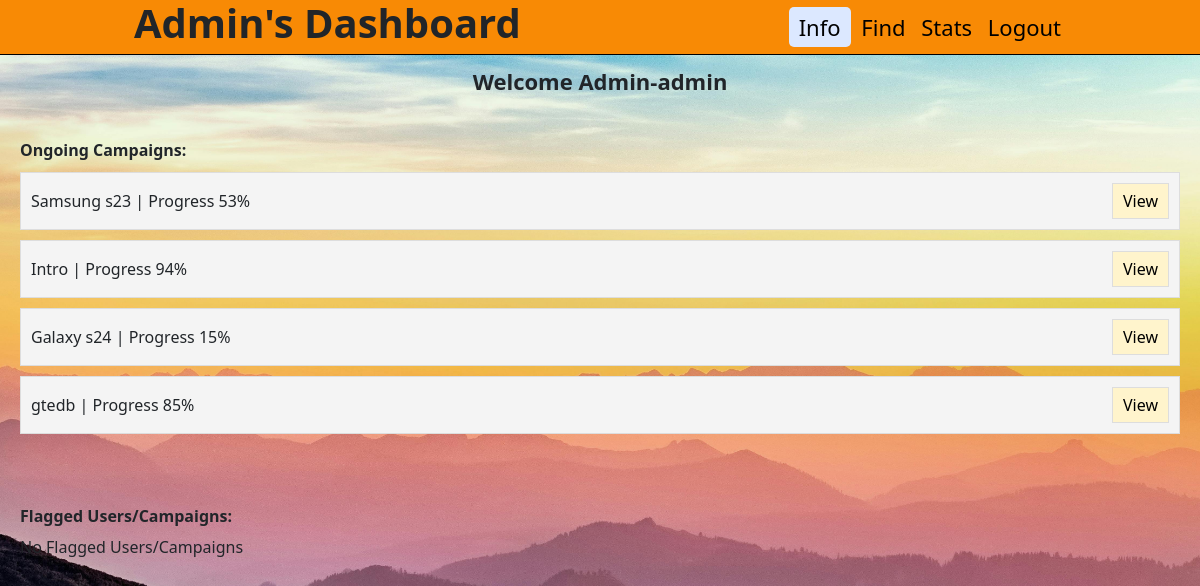
Screenshot of /admindashboard (signed in) with the database file from the repository.
### backend/models.py (models this page shows)
class Campaign_Info(db.Model):
    __tablename__="campaign_info"
    id=db.Column(db.Integer,primary_key=True)
    name=db.Column(db.String,nullable=False)
    description=db.Column(db.String,nullable=False)
    start_date=db.Column(db.String,nullable=False)
    end_date=db.Column(db.String,nullable=False)
    budget=db.Column(db.String,nullable=False)
    visibility=db.Column(db.String,nullable=False,default="private")
    goals=db.Column(db.String,nullable=False)
    niche=db.Column(db.String,nullable=False,default="Not specific")
    sponsor_id=db.Column(db.Integer,db.ForeignKey("sponsor_info.id"),nullable=False)
    adrequest_info=db.relationship("Adrequest_Info",backref="campaign_info")
    flagged=db.Column(db.String,nullable=False,default="NO")

### backend/controllers.py (the view)
@app.route("/admindashboard", methods=["GET", "POST"])
def admindashboard():
    if 'admin' not in session:
        return redirect(url_for('adminlogin'))
    uname = session.get('admin')
    campaigns = fetch_campaigns()
    flagged_campaigns = Campaign_Info.query.filter_by(flagged="YES").all()
    flagged_influencers = Influencer_Info.query.filter_by(flagged="YES").all()
    flagged_sponsors = Sponsor_Info.query.filter_by(flagged="YES").all()
    flagged_list = {}
    for campaign in flagged_campaigns:
        flagged_list[f"campaign_{campaign.id}"] = [
            "campaign", campaign.name, campaign.sponsor_info.name, campaign.description,
            campaign.start_date, campaign.end_date, campaign.budget, campaign.visibility, campaign.goals
        ]
    for influencer in flagged_influencers:
        flagged_list[f"influencer_{influencer.id}"] = [
            "influencer", influencer.user_name, influencer.platform, influencer.Followers
        ]
    for sponsor in flagged_sponsors:
        flagged_list[f"sponsor_{sponsor.id}"] = [
            "sponsor", sponsor.name, sponsor.industry
        ]
    for campaign in campaigns.values():
        campaign_id = campaign['id']
        ad_requests = Adrequest_Info.query.filter_by(campaign_id=campaign_id).all()
        campaign['ad_requests'] = [{
            'name': ad.name,
            'messages': ad.messages,
            'requirements': ad.requirements,
            'payment_amount': ad.payment_amount,
            'status': ad.status,
            'ad_status_sponsor': ad.ad_status_sponsor
        } for ad in ad_requests]
    return render_template(
        "admindashboard.html",
        user=uname,
        campaigns=campaigns,
        flagged=flagged_list,
    )

### backend/controllers.py (called while the page is built)
def calculate_progress(start_date, end_date):
    start = datetime.strptime(start_date, "%d-%m-%y")
    end = datetime.strptime(end_date, "%d-%m-%y")
    now = datetime.now()
    if now < start:
        return 0
    elif now > end:
        return 100
    else:
        total_duration = (end - start).days
        elapsed_duration = (now - start).days
        progress = (elapsed_duration / total_duration) * 100
        return int(progress)

def fetch_campaigns():
    campaigns = Campaign_Info.query.filter_by(flagged="NO").all()
    campaign_list = {}
    for campaign in campaigns:
        progress = calculate_progress(campaign.start_date, campaign.end_date)
        if progress<100:
         campaign_list[campaign.id] = {
            'name': campaign.name,
            'progress': f"Progress {progress}%",
            'description': campaign.description,
            'start_date': campaign.start_date,
            'end_date': campaign.end_date,
            'budget': campaign.budget,
            'visibility':campaign.visibility,
            'goals':campaign.goals,
            'sponsor_name':campaign.sponsor_info.name,
            'id':campaign.id,
            'niche':campaign.niche
        }
    return campaign_list

### templates/admindashboard.html (shortened to what this page needs)
<!DOCTYPE html>
<html lang="en">
<head>
    <link rel="stylesheet" href="/static/style.css">
    <link href="https://cdn.jsdelivr.net/npm/bootstrap@5.0.2/dist/css/bootstrap.min.css" rel="stylesheet">
</head>
<body class="bfdadmindash">
    <header>
        <nav class="navigation">
            <h1 id="admindash"><b>Admin's Dashboard</b></h1>
            <div id="admin_button">
                <a href="#" id="active" class="bt">Info</a>
                <a href="/adminsearch" class="bt">Find</a>
                <a href="/adminstats" class="bt">Stats</a>
                <a href="/adminlogin" class="bt">Logout</a>
            </div>
        </nav>
    </header>
    <div class="greet">Welcome Admin-{{user}}</div>
    <div class="container-unique">
        <div class="section-title-unique">Ongoing Campaigns:</div>
        {% if campaigns %}
            {% for key, values in campaigns.items() %}
                <div class="item-unique">
                    <div>{{ values['name'] }} | {{ values['progress'] }}</div>
                    <button type="button" class="view-unique" data-bs-toggle="modal" data-bs-target="#campaignModal{{ key }}">View</button>
                </div>
            {% endfor %}
        {% else %}
            <h6>No Ongoing Campaigns</h6>
        {% endif %}
    </div>
    <div class="container-unique">
        <div class="section-title-unique">Flagged Users/Campaigns:</div>
        {% if flagged %}
            {% for key, values in flagged.items() %}
                <div class="item-unique">
                    {% if values[0] == "campaign" %}
                        <div>{{ values[1] }} | {{ values[2] }}</div>
                        <div>
                            <button type="button" class="view-unique" data-bs-toggle="modal" data-bs-target="#flaggedModal{{ key }}">View</button>
                            <form action="{{ url_for('unflag_item', item_type=values[0], item_id=key.split('_')[1]) }}" method="POST" style="display: inline;">
                              <button type="submit" class="remove-unique">Remove</button>
                          </form>
                        </div>
                    {% elif values[0] == "influencer" %}
                        <div>{{ values[1] }} | {{ values[2] }}</div>
                        <div>
                            <button type="button" class="view-unique" data-bs-toggle="modal" data-bs-target="#flaggedModal{{ key }}">View</button>
                            <form action="{{ url_for('unflag_item', item_type=values[0], item_id=key.split('_')[1]) }}" method="POST" style="display: inline;">
                              <button type="submit" class="remove-unique">Remove</button>
                          </form>
                        </div>
                    {% elif values[0] == "sponsor" %}
                        <div>{{ values[1] }} | {{ values[2] }}</div>
                        <div>
                            <button type="button" class="view-unique" data-bs-toggle="modal" data-bs-target="#flaggedModal{{ key }}">View</button>
                            <form action="{{ url_for('unflag_item', item_type=values[0], item_id=key.split('_')[1]) }}" method="POST" style="display: inline;">
                              <button type="submit" class="remove-unique">Remove</button>
                          </form>
                        </div>
                    {% endif %}
                </div>
                <div class="modal fade" id="flaggedModal{{ key }}" data-bs-backdrop="static" data-bs-keyboard="false" tabindex="-1" aria-labelledby="flaggedModalLabel{{ key }}" aria-hidden="true">
                    <div class="modal-dialog">
                        <div class="modal-content">
                            <div class="modal-header">
                                <h5 class="modal-title" id="flaggedModalLabel{{ key }}">{{ values[1] }}</h5>
                                <button type="button" class="btn-close" data-bs-dismiss="modal" aria-label="Close"></button>
                            </div>
                            <div class="modal-body">
                                {% if values[0] == "campaign" %}
                                    <p><strong>Name:</strong> {{ values[1] }}</p>
                                    <p><strong>Sponsor:</strong> {{ values[2] }}</p>
                                    <p><strong>Description:</strong> {{ values[3] }}</p>
                                    <p><strong>Start Date:</strong> {{ values[4] }}</p>
                                    <p><strong>End Date:</strong> {{ values[5] }}</p>
                                    <p><strong>Budget:</strong> {{ values[6] }}</p>
                                    <p><strong>Visibility:</strong> {{ values[7] }}</p>
                                    <p><strong>Goals:</strong> {{ values[8] }}</p>
                                {% elif values[0] == "influencer" %}
                                    <p><strong>User Name:</strong> {{ values[1] }}</p>
                                    <p><strong>Platform:</strong> {{ values[2] }}</p>
                                    <p><strong>Followers:</strong> {{ values[3] }}</p>
                                {% elif values[0] == "sponsor" %}
                                    <p><strong>User Name:</strong> {{ values[1] }}</p>
                                    <p><strong>Industry:</strong> {{ values[2] }}</p>
                                {% endif %}
                            </div>
                            <div class="modal-footer">
                                <button type="button" class="btn btn-secondary" data-bs-dismiss="modal">Close</button>
                            </div>
                        </div>
                    </div>
                </div>
            {% endfor %}
        {% else %}
            <h6>No Flagged Users/Campaigns</h6>
        {% endif %}
    </div>
</body>
</html>

### static/style.css (style rules this page uses)
* { margin: 0; padding: 0; }
.bt { text-decoration: none; padding: 5px; color: black; }
.bfdadmindash { background-image:url(/static/img/img-admindash.jpg); background-repeat: no-repeat; background-size: cover; background-position: center; }
#active { background-color: #dce8ff; padding: 5px 10px; border-radius: 5px; }
.navigation { display: flex; background-color: rgb(248, 138, 5); height: 55px;; justify-content: space-around; align-items: center; border-bottom: 1px solid black; }
#admin_button { font-size: 22px; }
.greet { display: flex; justify-content: center; align-content: center; font-size: 22px; margin-top: 10px; font-weight: 600; }
.container-unique { padding: 20px; }
.section-title-unique { font-size: 16px; margin: 20px 0 10px; font-weight: bold; }
.item-unique { display: flex; justify-content: space-between; align-items: center; background-color: #f4f4f4; padding: 10px; border: 1px solid #ddd; margin-bottom: 10px; }
.item-unique div { display: flex; align-items: center; }
.item-unique button { padding: 5px 10px; margin-left: 10px; cursor: pointer; }
.item-unique button.view-unique { background-color: #fff4cc; border: 1px solid #ddd; }

### templates/admindashboard.html (style rules this page uses)
body,html { height: 100%; }

### rows the page displays
Campaign_Info: name "Samsung s23"
Campaign_Info: name "Intro"
Campaign_Info: name "Galaxy s24"
Campaign_Info: name "gtedb"

### other values shown
{{ user }} "admin"
{{ values['progress'] }} "Progress 53%" "Progress 94%" "Progress 15%" "Progress 85%"
